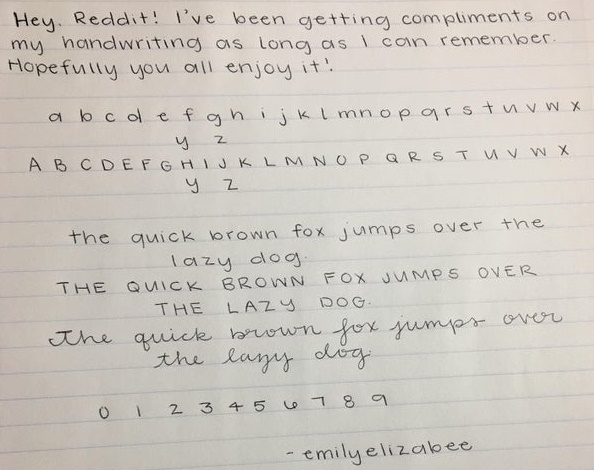
#> input picture sample.jpg, 594 x 470 px
$ python -i main.py   (imports and definitions only)
#> lines starting #> are read from the running program, lines starting #| are printed output that depends on the picture
#> further down, picture is the input picture: PIL image 594x470 RGB; mean R, G, B 205.2, 200.2, 193.1
from PIL import Image
from PIL import ImageFilter
import random as r
import math as m
import time
import tkinter as tk
from tkinter import Label
from tkinter import filedialog
import tkinter.scrolledtext as tkst
import tkinter.font as tkFont
import os
import clipboard

# [29 lines left out: functions get_threshold, convert_to_bw, not called in this run]
def find_angle(im):  # given image, returns angle to rotate by finding scores of a sequence of angles
    newsize = (int(im.size[0]/4),int(im.size[1]/4))
#> newsize = (148, 117)
    new = im.resize(newsize)
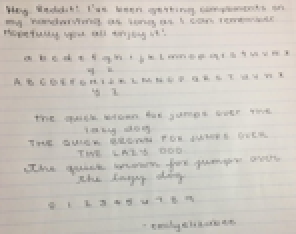
#> new: PIL image 148x117 RGB (shown 2 times larger); mean R, G, B 205.2, 200.2, 193.1
    pix = new.load()
    width,height = new.size
#> width = 148; height = 117
    out = {}
    for i in range(-20,21):
        rotated = new.rotate(i/2,fillcolor = 'white')
        result = find_lines(rotated,int(rotated.size[0]/100),int(rotated.size[1]/100),True,False)
        out[i/2] = result
#> this loop made 41 passes
#> result on passes 1 to 12: 347.4, 332.1, 316.6, 303.5, 284.3, 270.5, 252.8, 238.7, 221.5, 203.4, 188, 167.2
#> pass 1, in find_angle, `rotated = new.rotate(i/2,fillcolor = 'white')`:
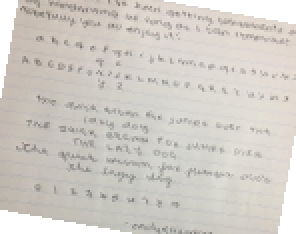
#> rotated: PIL image 148x117 RGB (shown 2 times larger); mean R, G, B 209.3, 205, 198.5
#> pass 2, in find_angle, `rotated = new.rotate(i/2,fillcolor = 'white')`:
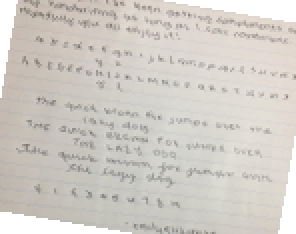
#> rotated: PIL image 148x117 RGB (shown 2 times larger); mean R, G, B 209.1, 204.7, 198.2
#> pass 3, in find_angle, `rotated = new.rotate(i/2,fillcolor = 'white')`:
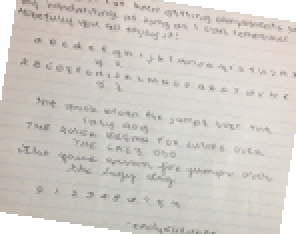
#> rotated: PIL image 148x117 RGB (shown 2 times larger); mean R, G, B 208.9, 204.6, 198
#> after the loop:
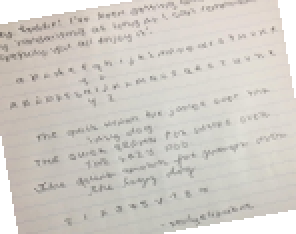
#> rotated: PIL image 148x117 RGB (shown 2 times larger); mean R, G, B 209.2, 204.8, 198.3
#> after the loop, out = 41 items
    return max(out, key=out.get)
# [16 lines left out: function filter, not called in this run]
def find_lines(im,search,threshold,angle_flag = False,draw = False): #finds lines from rotated bw image. also outputs how good the lines are
    out = {}
    counts = []
    score = 0
    if draw:
        new = Image.new(mode = "RGB", size = (im.size[0], im.size[1]))
        new_pix = new.load()
    pix = im.load()
    width,height = im.size
    for h in range(height):
        count = 0
        for w in range(width):
            if pix[w,h] != (255,255,255):
                count += 1
        counts.append(count)
        if draw:
            for i in range(count):
                new_pix[i,h] = (255,0,0)
    if angle_flag:
        mean = sum(counts) / len(counts)
        return sum((i - mean) ** 2 for i in counts) / len(counts)
    for i in range(len(counts)-2):
        if counts[i] > counts[i+1] and counts[i+1] <= counts[i+2]:
            top = 0
            bot = height
            if i-search+1 > 0:
                top = i-search+1
            if i+search + 2<height:
                bot = i+search + 2
            #print(top,bot,counts[top:bot],counts[i+1],i+1)
            if counts[i+1] != 0:
                if max(counts[top:bot])/counts[i+1] > threshold:
                    out[i+1] = max(counts[top:bot])/counts[i+1]
            else:
                out[i+1] = max(counts[top:bot])
    out = filter(out,int(height/50))

    if draw:
        for el in out:
          for x in range(width):
              pix[x,el] = (255,0,0)
              new_pix[x,el] = (255,255,255)
        im.show()
        new.show()
    return list(out.keys())
# [36 lines left out: functions make_histogram, segment_line, not called in this run]
def copy(text,copy_b): #called when copy button is pressed
    clipboard.copy(text)
    copy_b.config(text='Copied!')
# [53 lines left out: functions save, upload, convert, not called in this run]

# [1 line not run here, left out]
# [1 line that did not run here, left out]
# [3 lines not run here, left out]

font30 = tkFont.Font(family="Lucida Grande", size=30)
font20 = tkFont.Font(family="Lucida Grande", size=20)
font15 = tkFont.Font(family="Lucida Grande", size=15)
font12 = tkFont.Font(family="Lucida Grande", size=12)

# [1 line that did not run here, left out]
# [1 line not run here, left out]

# [1 line that did not run here, left out]
# [1 line not run here, left out]

file_text = 'No file chosen'
# [1 line that did not run here, left out]
# [1 line not run here, left out]

# [1 line that did not run here, left out]
# [1 line not run here, left out]

# [1 line that did not run here, left out]
# [2 lines not run here, left out]

>>> from PIL import Image
>>> picture = Image.open('sample.jpg')
>>> result = find_angle(picture)
#> result = -10
